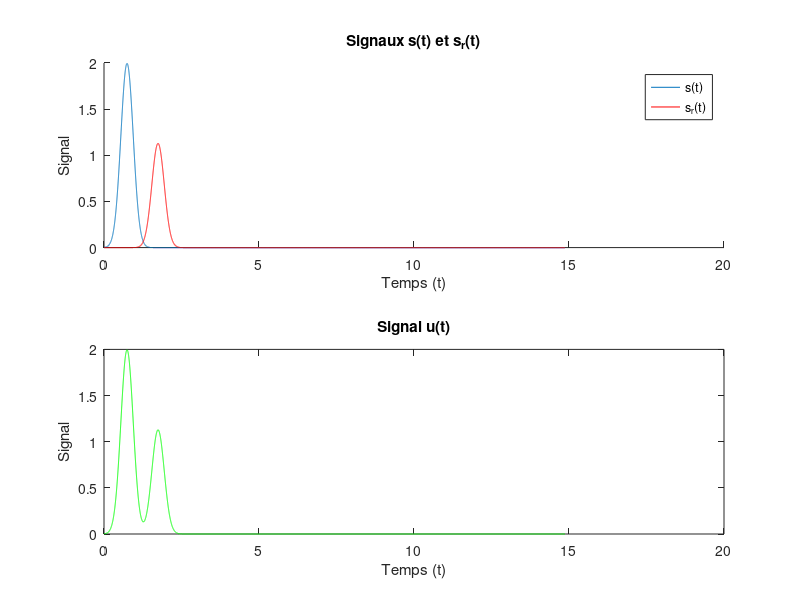
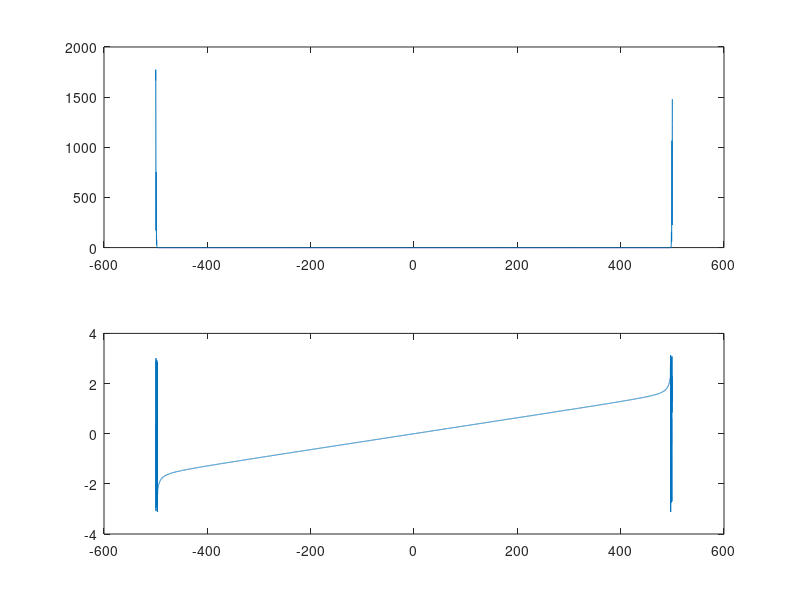
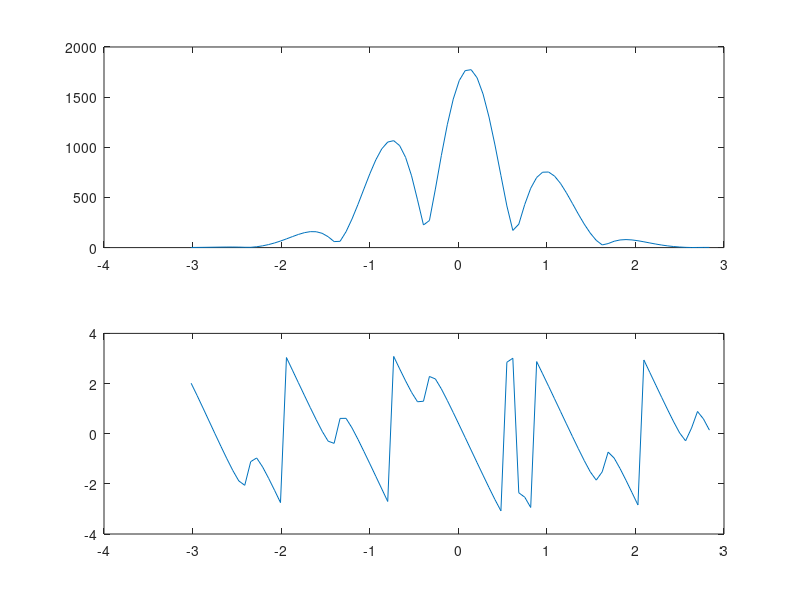
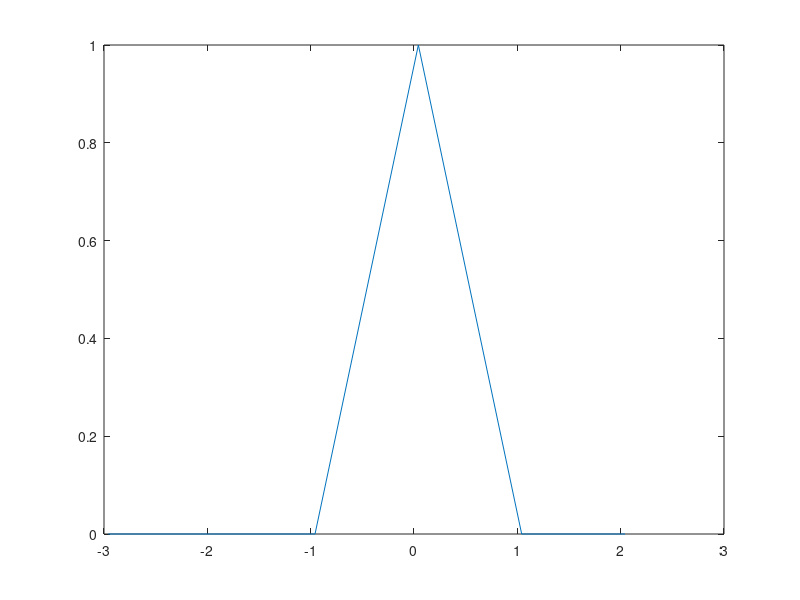

These figures' MATLAB source, in order:
close all;
clear;

F=1000;
lambda = 0.2;
p=1e-3;
tp=1*lambda*sqrt(-2*log(p));
fp = (1/(pi*lambda))*sqrt((-log(p))/(2));

delta_t = 20*tp;

t=0:1/F:delta_t;

s_t = (1/(lambda*sqrt(2*pi)))*exp(-1*((t-tp).^2/(2*lambda^2)));

figure(1);
subplot(2,1,1);
hold on;
plot(t, s_t);
xlabel('Temps (t)');
ylabel('Signal');
title('Signaux s(t) et s_r(t)');
alpha = 0.8*exp(i*pi/4);
Tsec = 1;

sr_t = alpha*(1/(lambda*sqrt(2*pi)))*exp(-1*((t-tp-Tsec).^2/(2*lambda^2)));
plot(t,sr_t, 'r');

u_t = s_t + sr_t;
legend('s(t)','s_r(t)','Location','northeast')


subplot(2,1,2);
plot(t, u_t, 'g');
xlabel('Temps (t)');
ylabel('Signal');
title('Signal u(t)');


%%%%%%%%%%%%% FFT %%%%%%%%%%%%

fft_u = fft(u_t);
f=-F/2:1/delta_t:F/2;

figure(2);
subplot(2,1,1);

plot(f,abs(fft_u));
subplot(2,1,2);
plot(f, angle(fft_u));

figure(3);
fft_shift = fftshift(fft_u);

milieu = length(fft_shift)/2;

delta = (fp/F)*length(fft_shift);

subplot(2,1,1);
plot(f(milieu-delta:milieu+delta),abs(fft_shift(milieu-delta:milieu+delta)));
subplot(2,1,2);
plot(f(milieu-delta:milieu+delta),angle(fft_shift(milieu-delta:milieu+delta)));

%%%%%%%% FILTRE %%%%%%%%%%

w=1;
beta = 0.8;
val = (1-beta)/(2*w);

f_filtre = -fp:fp;
h_f = sqrt(w).*(abs(f_filtre)<=(val)) + sqrt((w/2)*(1+sin(pi*w/beta*((1/(2*w))-abs(f_filtre))))).*(abs(f_filtre) >= val & abs(f_filtre) <= val);

figure(4);
plot(f_filtre, abs(h_f));

figure(5);
plot(ifft(h_f));
